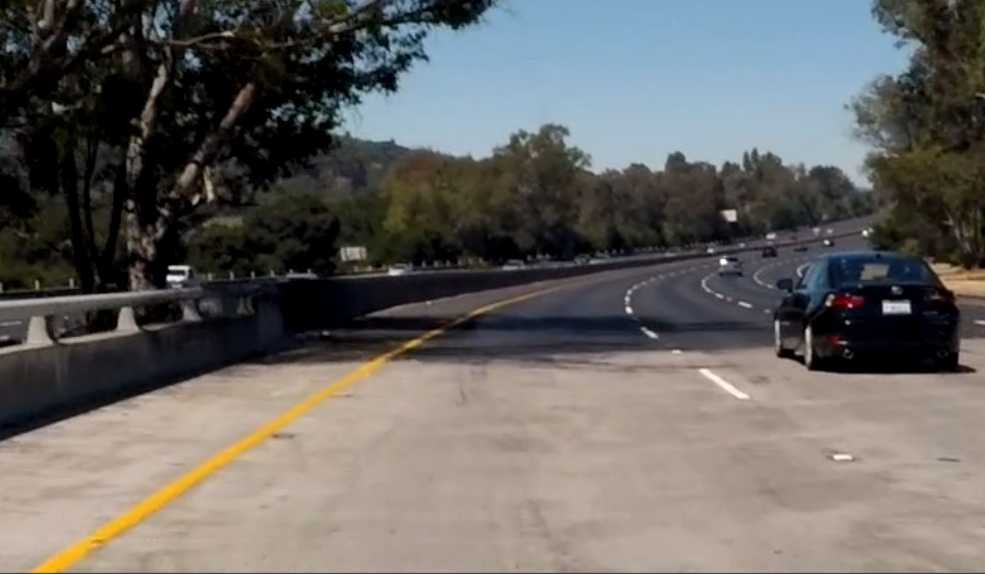
#> input picture lane_detection/Screenshot 2024-01-21 164150.png, 985 x 574 px
$ python dealing_with_light.py
#> lines starting #> are read from the running program, lines starting #| are printed output that depends on the picture; after the words box and inside, x2 and y2 are one past the last pixel; in counts of white or black regions, pixels touching at a corner belong together
import cv2
import numpy as np

pt1 = [450, 300]
pt2 = [650, 300]
pt3 = [150, 450]
pt4 = [880, 450]

img = cv2.imread("Screenshot 2024-01-21 164150.png")
#> img is the input picture: shape (574, 985, 3); mean B, G, R 98.6, 101.7, 104.1

pts1 = np.float32([pt1, pt2, pt3, pt4])
pts2 = np.float32([[0, 0], [300, 0], [0, 500], [300, 500]])
M = cv2.getPerspectiveTransform(pts1, pts2)
transform_img = cv2.warpPerspective(img, M, (300, 500))
# [4 lines of commented-out code are left out]

gray = cv2.cvtColor(transform_img, cv2.COLOR_BGR2GRAY)
ret, thresh = cv2.threshold(gray, 170, 255, cv2.THRESH_BINARY)
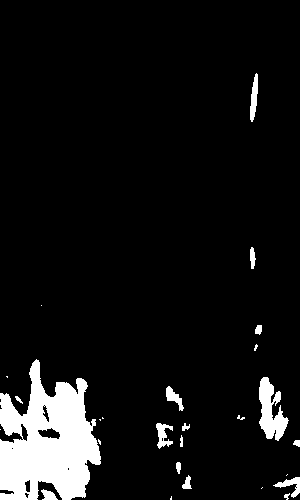
#> thresh: shape (500, 300); 7.7% white; 27 white regions (10 under 20 px), largest, box (x1, y1, x2, y2) and area: (0, 359, 101, 500) 9039, (259, 377, 289, 441) 1064, (250, 73, 258, 122) 246
hsv = cv2.cvtColor(img, cv2.COLOR_BGR2HSV)
#> hsv: shape (574, 985, 3); mean H, S, V 49, 64.3, 113.2
h, s, v = cv2.split(hsv)
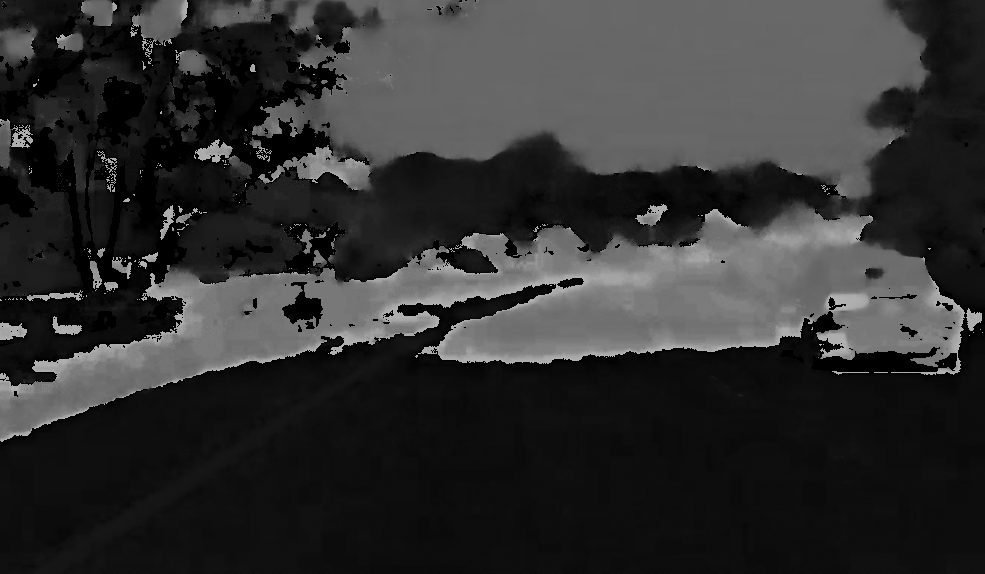
#> h: shape (574, 985); min 0, max 179, mean 49
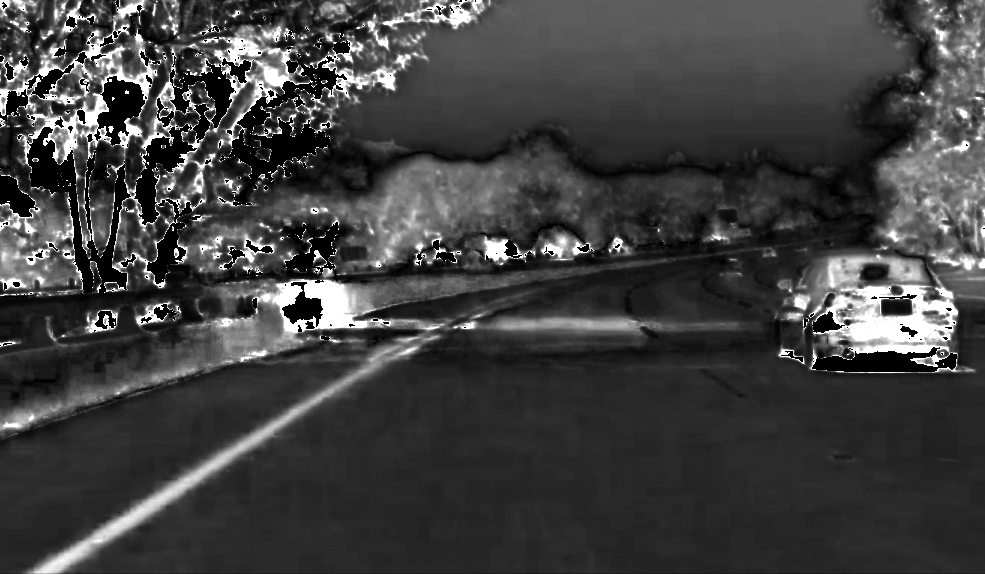
#> s: shape (574, 985); min 0, max 255, mean 64.3
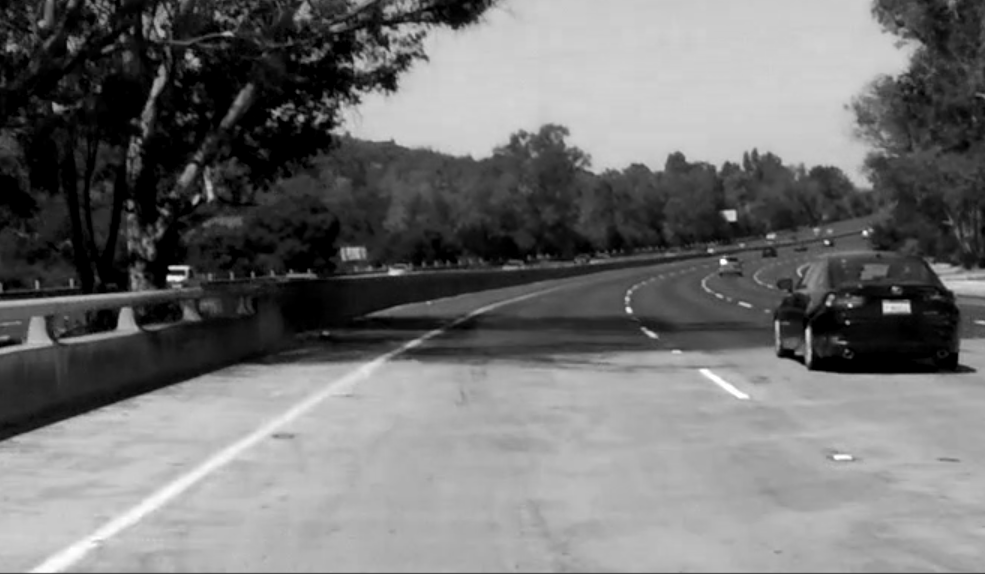
#> v: shape (574, 985); min 0, max 255, mean 113.2

hsv2 = hsv.copy()
hsv2[:, :, 2] = hsv2[:, :, 2] * 0.4
#> hsv2: shape (574, 985, 3); mean H, S, V 49, 64.3, 44.9

img_ = cv2.cvtColor(hsv2, cv2.COLOR_HSV2BGR)
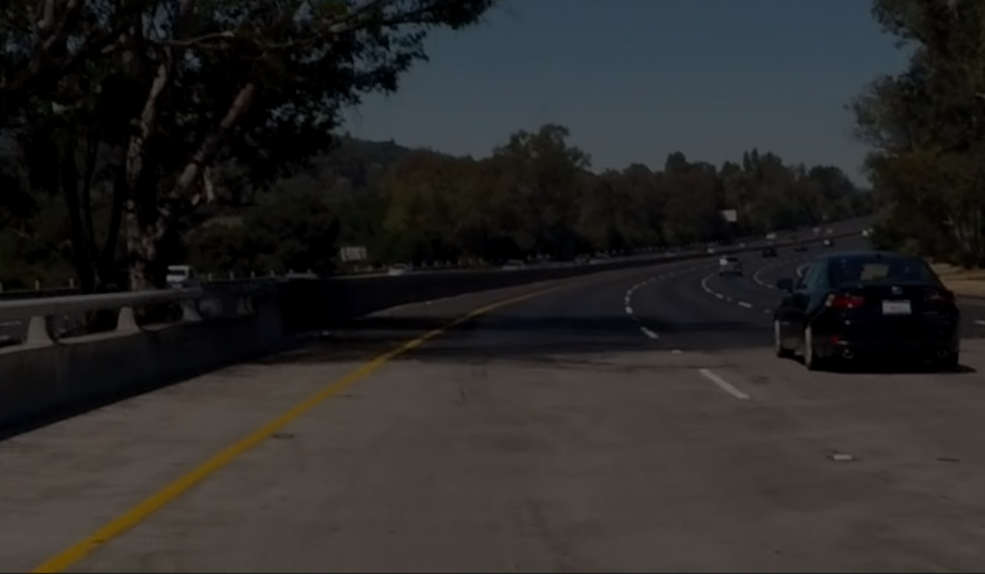
#> img_: shape (574, 985, 3); mean B, G, R 38.8, 39.9, 41.1

transform_img = cv2.warpPerspective(img_, M, (300, 500))
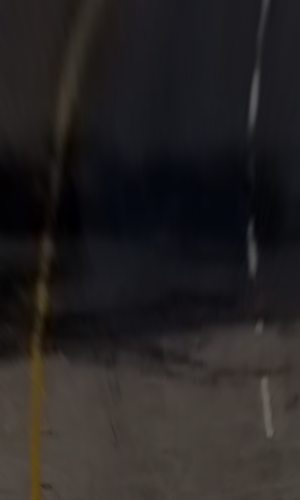
#> transform_img: shape (500, 300, 3); mean B, G, R 34.8, 34.6, 37.6
ret, thresh = cv2.threshold(transform_img, 30, 255, cv2.THRESH_BINARY)
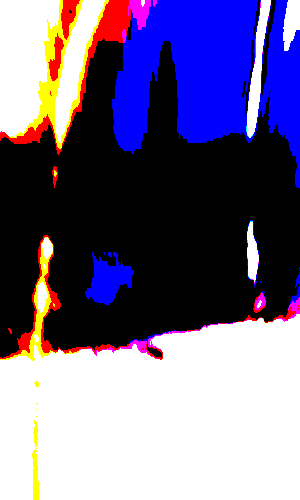
#> thresh: shape (500, 300, 3); mean B, G, R 138.6, 106.2, 115.3

# cv2.imshow("img", hsv2)
cv2.imshow("hsv", thresh)
cv2.imshow("img_", img_)
# [6 lines of commented-out code are left out]
cv2.waitKey(0)

$ run again, with lane_detection/Screenshot 2024-01-20 132100.png copied over lane_detection/Screenshot 2024-01-21 164150.png
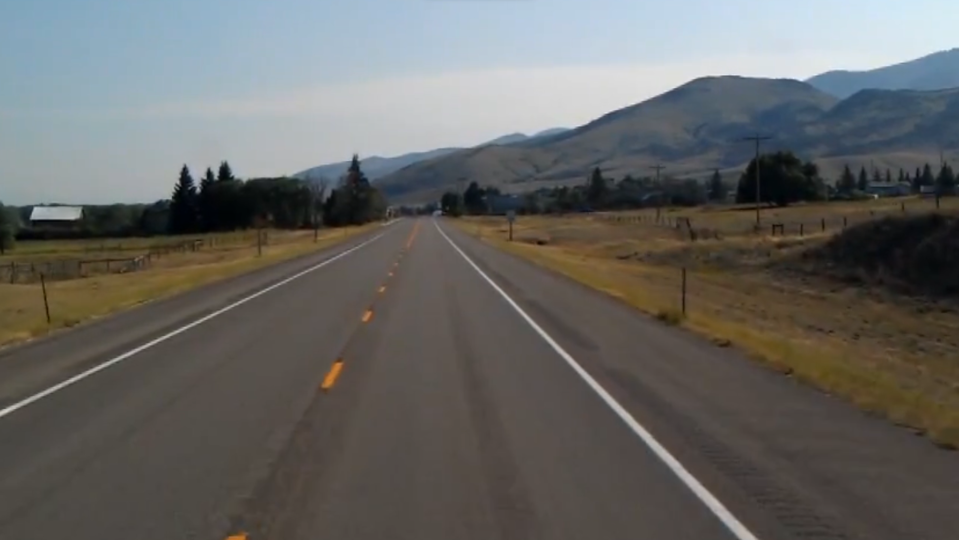
#> input picture lane_detection/Screenshot 2024-01-20 132100.png, 1918 x 1080 px (shown at 1/2 size)
#> img is the input picture: shape (1080, 1918, 3); mean B, G, R 100, 102.2, 102.4
#> `ret, thresh = cv2.threshold(gray, 170, 255, cv2.THRESH_BINARY)`:
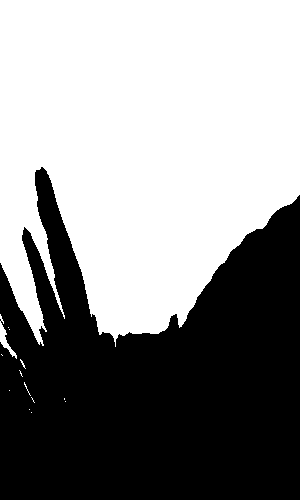
#> thresh: shape (500, 300); 55.7% white; 1 black region, box (x1, y1, x2, y2) and area: (0, 167, 300, 500) 66476
#> hsv: shape (1080, 1918, 3); mean H, S, V 49.4, 52.8, 111.4
#> hsv2: shape (1080, 1918, 3); mean H, S, V 49.4, 52.8, 44.2
#> `ret, thresh = cv2.threshold(transform_img, 30, 255, cv2.THRESH_BINARY)`:
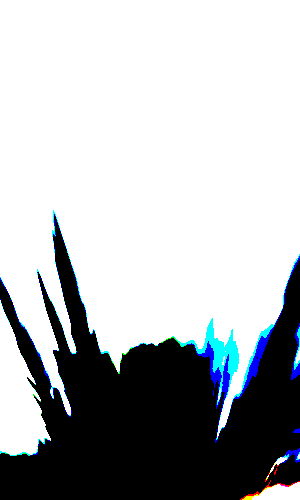
#> thresh: shape (500, 300, 3); mean B, G, R 183.7, 181.1, 178.1

$ run again, with lane_detection/Screenshot 2024-01-21 154729.png copied over lane_detection/Screenshot 2024-01-21 164150.png
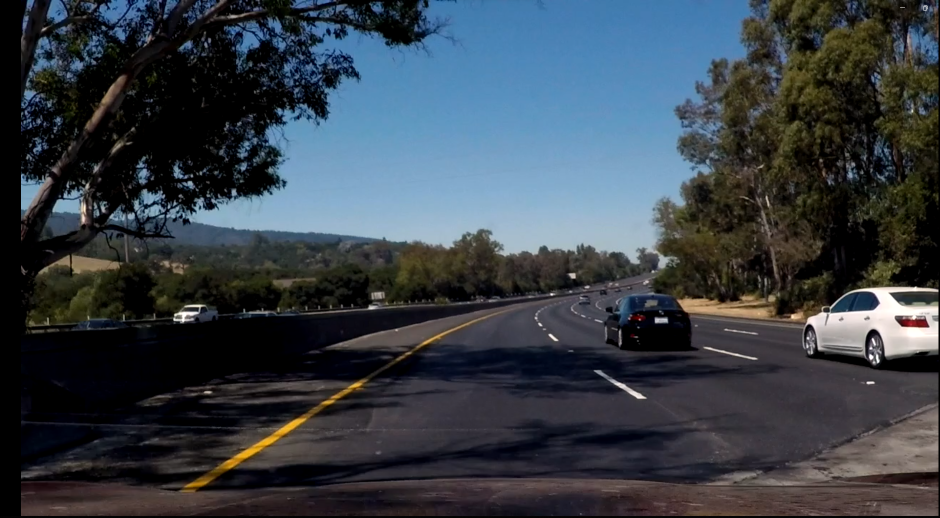
#> input picture lane_detection/Screenshot 2024-01-21 154729.png, 1879 x 1036 px (shown at 1/2 size)
#> img is the input picture: shape (1036, 1879, 3); mean B, G, R 71, 63, 55
#> `ret, thresh = cv2.threshold(gray, 170, 255, cv2.THRESH_BINARY)`:
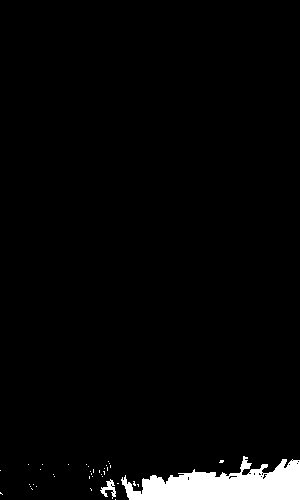
#> thresh: shape (500, 300); 3.3% white; 38 white regions (36 under 20 px), largest, box (x1, y1, x2, y2) and area: (121, 456, 300, 500) 4718, (100, 479, 116, 499) 133
#> hsv: shape (1036, 1879, 3); mean H, S, V 75.7, 89.9, 76.6
#> hsv2: shape (1036, 1879, 3); mean H, S, V 75.7, 89.9, 30.3
#> `ret, thresh = cv2.threshold(transform_img, 30, 255, cv2.THRESH_BINARY)`:
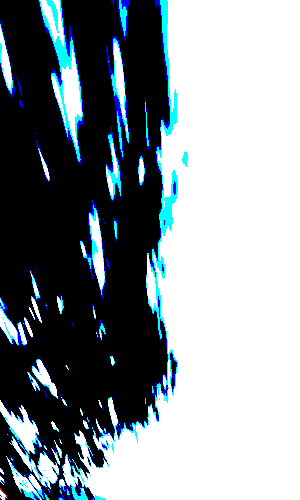
#> thresh: shape (500, 300, 3); mean B, G, R 149.8, 144.2, 134.4
